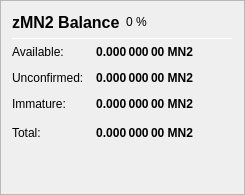
                   <widget class="QFrame" name="frame_ZerocoinBalances">
                    <property name="frameShape">
                     <enum>QFrame::StyledPanel</enum>
                    </property>
                    <property name="frameShadow">
                     <enum>QFrame::Raised</enum>
                    </property>
                    <layout class="QVBoxLayout" name="verticalLayout_7">
                     <item>
                      <layout class="QHBoxLayout" name="horizontalLayout_8" stretch="0,0,0">
                       <item>
                        <widget class="QLabel" name="label_5z_3">
                         <property name="minimumSize">
                          <size>
                           <width>0</width>
                           <height>20</height>
                          </size>
                         </property>
                         <property name="font">
                          <font>
                           <pointsize>12</pointsize>
                           <weight>75</weight>
                           <bold>true</bold>
                          </font>
                         </property>
                         <property name="text">
                          <string>zMN2 Balance</string>
                         </property>
                        </widget>
                       </item>
                       <item>
                        <widget class="QLabel" name="labelzMN2Percent">
                         <property name="text">
                          <string notr="true">0 %</string>
                         </property>
                        </widget>
                       </item>
                       <item>
                        <spacer name="horizontalSpacer_11">
                         <property name="orientation">
                          <enum>Qt::Horizontal</enum>
                         </property>
                         <property name="sizeHint" stdset="0">
                          <size>
                           <width>40</width>
                           <height>20</height>
                          </size>
                         </property>
                        </spacer>
                       </item>
                      </layout>
                     </item>
                     <item>
                      <widget class="Line" name="line_ZerocoinBalance">
                       <property name="minimumSize">
                        <size>
                         <width>0</width>
                         <height>1</height>
                        </size>
                       </property>
                       <property name="maximumSize">
                        <size>
                         <width>16777215</width>
                         <height>1</height>
                        </size>
                       </property>
                       <property name="orientation">
                        <enum>Qt::Horizontal</enum>
                       </property>
                      </widget>
                     </item>
                     <item>
                      <layout class="QGridLayout" name="gridLayout_5">
                       <property name="spacing">
                        <number>12</number>
                       </property>
                       <item row="1" column="0">
                        <widget class="QLabel" name="labelzBalanceMatureText">
                         <property name="toolTip">
                          <string>Mature: more than 20 confirmation and more than 1 mint of the same denomination after it was minted.
These zMN2 are spendable.</string>
                         </property>
                         <property name="text">
                          <string>Available:</string>
                         </property>
                        </widget>
                       </item>
                       <item row="1" column="1">
                        <widget class="QLabel" name="labelzBalanceMature">
                         <property name="font">
                          <font>
                           <weight>75</weight>
                           <bold>true</bold>
                          </font>
                         </property>
                         <property name="toolTip">
                          <string>Mature: more than 20 confirmation and more than 1 mint of the same denomination after it was minted.
These zMN2 are spendable.</string>
                         </property>
                         <property name="text">
                          <string notr="true">0.000 000 00 MN2</string>
                         </property>
                         <property name="alignment">
                          <set>Qt::AlignRight|Qt::AlignTrailing|Qt::AlignVCenter</set>
                         </property>
                        </widget>
                       </item>
                       <item row="2" column="0">
                        <widget class="QLabel" name="labelzBalanceUnconfirmedText">
                         <property name="toolTip">
                          <string>Unconfirmed: less than 20 confirmations
Immature: confirmed, but less than 1 mint of the same denomination after it was minted</string>
                         </property>
                         <property name="text">
                          <string>Unconfirmed:</string>
                         </property>
                        </widget>
                       </item>
                       <item row="2" column="1">
                        <widget class="QLabel" name="labelzBalanceUnconfirmed">
                         <property name="font">
                          <font>
                           <weight>75</weight>
                           <bold>true</bold>
                          </font>
                         </property>
                         <property name="toolTip">
                          <string>Unconfirmed: less than 20 confirmations
Immature: confirmed, but less than 1 mint of the same denomination after it was minted</string>
                         </property>
                         <property name="text">
                          <string notr="true">0.000 000 00 MN2</string>
                         </property>
                         <property name="alignment">
                          <set>Qt::AlignRight|Qt::AlignTrailing|Qt::AlignVCenter</set>
                         </property>
                        </widget>
                       </item>
                       <item row="3" column="0">
                        <widget class="QLabel" name="labelzBalanceImmatureText">
                         <property name="toolTip">
                          <string>Unconfirmed: less than 20 confirmations
Immature: confirmed, but less than 1 mint of the same denomination after it was minted</string>
                         </property>
                         <property name="text">
                          <string>Immature:</string>
                         </property>
                        </widget>
                       </item>
                       <item row="3" column="1">
                        <widget class="QLabel" name="labelzBalanceImmature">
                         <property name="font">
                          <font>
                           <weight>75</weight>
                           <bold>true</bold>
                          </font>
                         </property>
                         <property name="toolTip">
                          <string>Unconfirmed: less than 20 confirmations
Immature: confirmed, but less than 1 mint of the same denomination after it was minted</string>
                         </property>
                         <property name="text">
                          <string notr="true">0.000 000 00 MN2</string>
                         </property>
                         <property name="alignment">
                          <set>Qt::AlignRight|Qt::AlignTrailing|Qt::AlignVCenter</set>
                         </property>
                        </widget>
                       </item>
                       <item row="4" column="0">
                        <widget class="QLabel" name="labelzBalanceText">
                         <property name="toolTip">
                          <string>Your current zMN2 balance, unconfirmed and immature zMN2 included.</string>
                         </property>
                         <property name="text">
                          <string>Total:</string>
                         </property>
                        </widget>
                       </item>
                       <item row="4" column="1">
                        <widget class="QLabel" name="labelzBalance">
                         <property name="font">
                          <font>
                           <weight>75</weight>
                           <bold>true</bold>
                          </font>
                         </property>
                         <property name="cursor">
                          <cursorShape>IBeamCursor</cursorShape>
                         </property>
                         <property name="toolTip">
                          <string>Your current zMN2 balance, unconfirmed and immature zMN2 included.</string>
                         </property>
                         <property name="text">
                          <string notr="true">0.000 000 00 MN2</string>
                         </property>
                         <property name="alignment">
                          <set>Qt::AlignRight|Qt::AlignTrailing|Qt::AlignVCenter</set>
                         </property>
                         <property name="textInteractionFlags">
                          <set>Qt::LinksAccessibleByMouse|Qt::TextSelectableByKeyboard|Qt::TextSelectableByMouse</set>
                         </property>
                        </widget>
                       </item>
                       <item row="4" column="2">
                        <spacer name="horizontalSpacer_4">
                         <property name="orientation">
                          <enum>Qt::Horizontal</enum>
                         </property>
                         <property name="sizeHint" stdset="0">
                          <size>
                           <width>40</width>
                           <height>20</height>
                          </size>
                         </property>
                        </spacer>
                       </item>
                      </layout>
                     </item>
                     <item>
                      <spacer name="verticalSpacer_4">
                       <property name="orientation">
                        <enum>Qt::Vertical</enum>
                       </property>
                       <property name="sizeHint" stdset="0">
                        <size>
                         <width>20</width>
                         <height>40</height>
                        </size>
                       </property>
                      </spacer>
                     </item>
                    </layout>
                   </widget>
